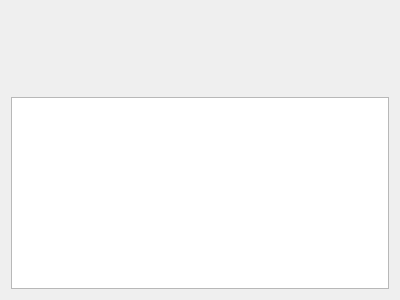
<?xml version="1.0" encoding="UTF-8"?>
<ui version="4.0">
 <class>SoftMan</class>
 <widget class="QDialog" name="SoftMan">
  <property name="geometry">
   <rect>
    <x>0</x>
    <y>0</y>
    <width>400</width>
    <height>300</height>
   </rect>
  </property>
  <property name="windowTitle">
   <string>Dialog</string>
  </property>
  <layout class="QVBoxLayout" name="verticalLayout">
   <item>
    <layout class="QHBoxLayout" name="horizontalLayout">
     <item>
      <spacer name="verticalSpacer">
       <property name="orientation">
        <enum>Qt::Vertical</enum>
       </property>
       <property name="sizeHint" stdset="0">
        <size>
         <width>20</width>
         <height>40</height>
        </size>
       </property>
      </spacer>
     </item>
    </layout>
   </item>
   <item>
    <widget class="QListWidget" name="listWidget"/>
   </item>
  </layout>
 </widget>
 <resources/>
 <connections/>
</ui>
